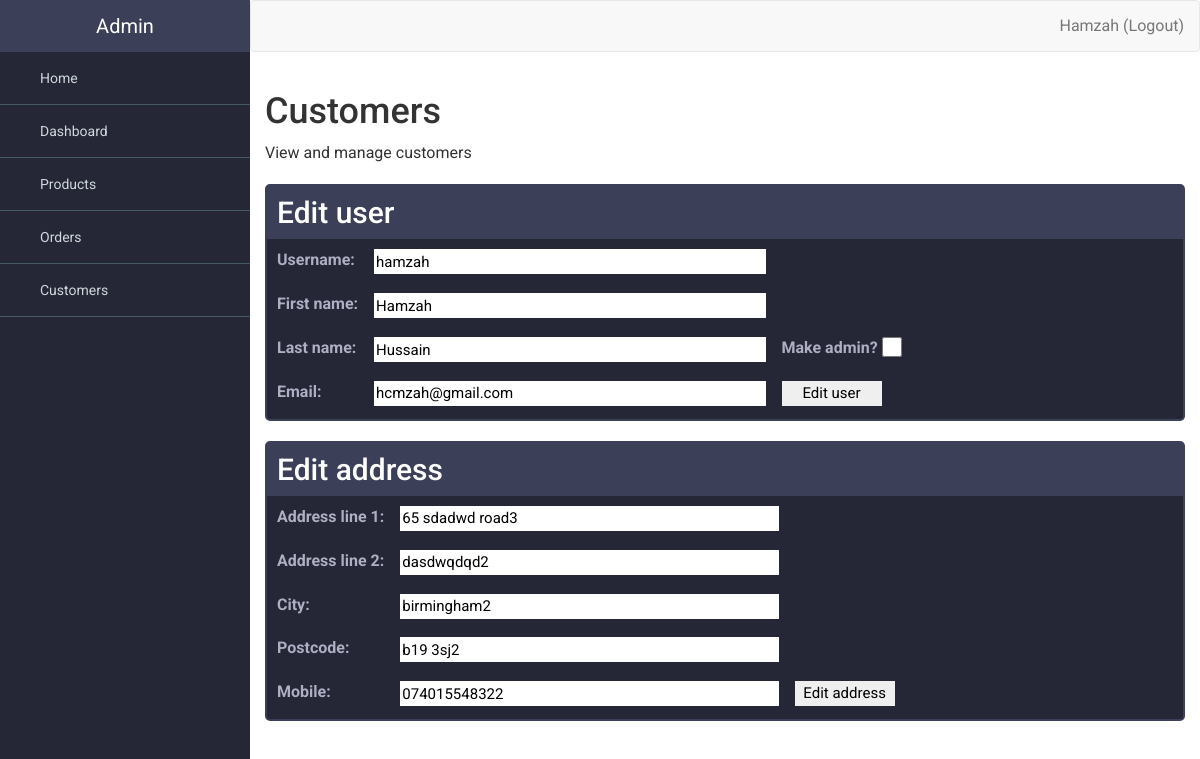
Page /AstonJewellerss/admin.php?page=customers&edit=6 (signed in) on the committed database.
### tables this page shows
CREATE TABLE `users` (
  `id` int(11) NOT NULL,
  `username` varchar(30) NOT NULL,
  `admin` tinyint(1) NOT NULL,
  `email` varchar(255) NOT NULL,
  `password` varchar(255) NOT NULL,
  `join_date` date NOT NULL,
  `fname` varchar(255) NOT NULL,
  `lname` varchar(255) NOT NULL
);

CREATE TABLE `user_address` (
  `id` int(11) NOT NULL,
  `user_id` int(11) NOT NULL,
  `address_line1` varchar(255) NOT NULL,
  `address_line2` varchar(255) NOT NULL,
  `city` varchar(255) NOT NULL,
  `postcode` varchar(255) NOT NULL,
  `mobile` varchar(255) NOT NULL
);

### AstonJewellerss/admin-pages/customers.php (the view, shortened to what this page needs)
<?php
$conn = getDb();
$stat = $conn->prepare("SELECT id, username, admin, email, fname, lname FROM users");
$stat->execute();
$result = $stat->fetchAll(PDO::FETCH_ASSOC);
echo '
<h1>Customers</h1>
<p>View and manage customers</p>';
if (!isset($_GET['edit'])) {
echo '
<div class="add-customer">
    <ul class="flex cards">
        <li>
            <h2>Add user</h2>
            <form class="add-product-form" action="admin.php?page=customers" method="post" enctype="multipart/form-data">
                <label for="username">Username:</label>
                <input type="text" name="username" id="username" required>
                <label for="fname">First name:</label>
                <input type="text" name="fname" id="fname" required>
                <label for="lname">Last name:</label>
                <input type="text" name="lname" id="lname" required>
                <label for="email" id="email">Email:</label>
                <input type="email" name="email" id="email" required>
                <label for="pass" id="pass">Password:</label>
                <input type="password" name="pass" id="pass" required>
                <label for="admin" id="admin">Make admin?</label>
                <input type="checkbox" id="admin-chk" name="admin-chk" value="admin">
                <button id="submit-user-form" name="submit-user-form">Add user</button>
            </form>
        </li>
    </ul>
</div>
<div class="customer-table">
    <ul class="flex cards">
    <li>
        <h2>Users</h2>
        <div id="table-wrapper">
            <div id="table-scroll">
                <table id="existing-products" class="table table-bordered">
                <thead>
                    <tr>
                        <th>ID</th>
                        <th>Username</th>
                        <th>First name</th>
                        <th>Last name</th>
                        <th>Email</th>
                        <th>Admin?</th>
                        <th>Shipping info</th>
                        <th>Edit</th>
                    </tr>
                </thead>
                <tbody> '?>
                    <?php foreach ($result as $row) { ?>
                    <tr id="<?php echo $row["id"]; ?>">
                    <td><?php echo $row["id"]; ?></td>
                    <td><?php echo $row["username"]; ?></td>
                    <td><?php echo $row["fname"]; ?></td>
                    <td><?php echo $row["lname"]; ?></td>
                    <td><?php echo $row["email"]; ?></td>
                    <td><?php echo $row["admin"]; ?></td>
                    <td><button id="view" onclick="location.href='admin.php?page=customers&view=<?php echo $row["id"];?>'" type="button">View</button></td>
                    <td><button id="edit" onclick="location.href='admin.php?page=customers&edit=<?php echo $row["id"];?>'" type="button">Edit</button></td>
                    </tr>
                    <?php } echo '
                </tbody>
            </table>
        </div>
    </div>
    </li>
    </ul>
</div>
'; } elseif (isset($_GET['edit'])) {
    $user = $conn->prepare("SELECT id, username, admin, email, fname, lname FROM users WHERE id=:id");
    $user->execute(['id' => $_GET['edit']]);
    $userresult = $user->fetch(PDO::FETCH_ASSOC);
    $add = $conn->prepare("SELECT * FROM user_address WHERE user_id=:id");
    $add->execute(['id' => $_GET['edit']]);
    $addresult = $add->fetch(PDO::FETCH_ASSOC);
    echo
    '
    <ul class="flex cards">
    <li>
        <h2>Edit user</h2>
        <form class="edit-product-form" action="#" method="post" enctype="multipart/form-data">';
            echo "
             <label for=\"username\">Username:</label>
             <input type=\"text\" value=\"" . $userresult["username"] ."\" name=\"username\" id=\"username\" required>
             <label for=\"fname\">First name:</label>
             <input type=\"text\" value=\"" . $userresult["fname"] ."\" name=\"fname\" id=\"fname\" required>
             <label for=\"lname\">Last name:</label>
             <input type=\"text\" value=\"" . $userresult["lname"] ."\" name=\"lname\" id=\"lname\" required>
             <label for=\"email\" id=\"email\">Email:</label>
             <input type=\"text\" value=\"" . $userresult["email"] ."\" name=\"email\" id=\"email\" required>
             <label for=\"admin\" id=\"admin\" style=\"grid-row: 3\">Make admin?</label>
             <input type=\"checkbox\" id=\"admin-chk\" name=\"admin-chk\" value=\"admin\" style=\"grid-row: 3\">
             <button id=\"submit-user-form\" name=\"submit-user-form\" style=\"grid-row: 4\">Edit user</button>
       </form>
     </li>
     </ul>
     <ul class=\"flex cards\">
     <li>
     <h2>Edit address</h2>
     <form class=\"edit-product-form\" action=\"#\" method=\"post\" enctype=\"multipart/form-data\">
          <label for=\"add1\">Address line 1:</label>
          <input type=\"text\" value=\"" . $addresult["address_line1"] ."\" name=\"add1\" id=\"add1\" required>
          <label for=\"fname\">Address line 2:</label>
          <input type=\"text\" value=\"" . $addresult["address_line2"] ."\" name=\"add2\" id=\"add2\" required>
          <label for=\"city\">City:</label>
          <input type=\"text\" value=\"" . $addresult["city"] ."\" name=\"city\" id=\"city\" required>
          <label for=\"postcode\" id=\"postcode\">Postcode:</label>
          <input type=\"text\" value=\"" . $addresult["postcode"] ."\" name=\"postcode\" id=\"postcode\" required>
          <label for=\"mobile\" id=\"mobile\">Mobile:</label>
          <input type=\"text\" value=\"" . $addresult["mobile"] ."\" name=\"mobile\" id=\"mobile\" required>
          <button id=\"edit-user-form\" name=\"edit-user-form\" style=\"grid-row: 5; width: 100px;\">Edit address</button>
    </form>
    </li>
    </ul>
"; } ?>

### AstonJewellerss/css/admin.css (style rules this page uses)
body { overflow-x: hidden; font-family: 'Roboto', sans-serif; font-size: 16px; }
.cards { list-style: none; margin: 0; padding: 0; }
.cards li { border: 2px solid rgb(60, 63, 88); border-radius:5px; background-color: rgb(37, 38, 54); color: #fff; flex: 1 1 200px; }
.cards h2 { background-color: rgb(60, 63, 88); margin: 0; padding: 10px; }
.flex { display: flex; flex-wrap: wrap; margin: 0 -10px; }
.flex li { flex: 1 1 200px; margin: 10px; }
.add-product-form, .edit-product-form { margin: 10px; color:rgb(173, 175, 194); display: grid; grid-template-columns: auto 1fr 1fr; grid-auto-flow: row dense; grid-gap: 1em; margin: 10px; }
.add-product-form > label, .edit-product-form > label { grid-column: 1; grid-row: auto; }
.add-product-form > input, .add-product-form > button, .add-product-form > select, .edit-product-form > input, .edit-product-form > button, .edit-product-form > select { grid-column: 2; grid-row: auto; color: black; border: none; height: 25px; font-size: 15px; }
.add-product-form > button, .edit-product-form > button { grid-column: 3; grid-row: 5; }
#admin { grid-column: 3; grid-row: 4; }
#admin-chk { grid-column: 3; grid-row: 4; margin: 0px 0px; width: 220px; height: 20px; }
#submit-user-form { width: 100px; grid-row: 5; }

### rows in the picture
users: username "hamzah", fname "Hamzah", lname "Hussain", email "hcmzah@gmail.com"
user_address: add1 "65 sdadwd road3", add2 "dasdwqdqd2", city "birmingham2", postcode "b19 3sj2", mobile "074015548322"

### other values in the picture
$_SESSION['fname'] "Hamzah"
